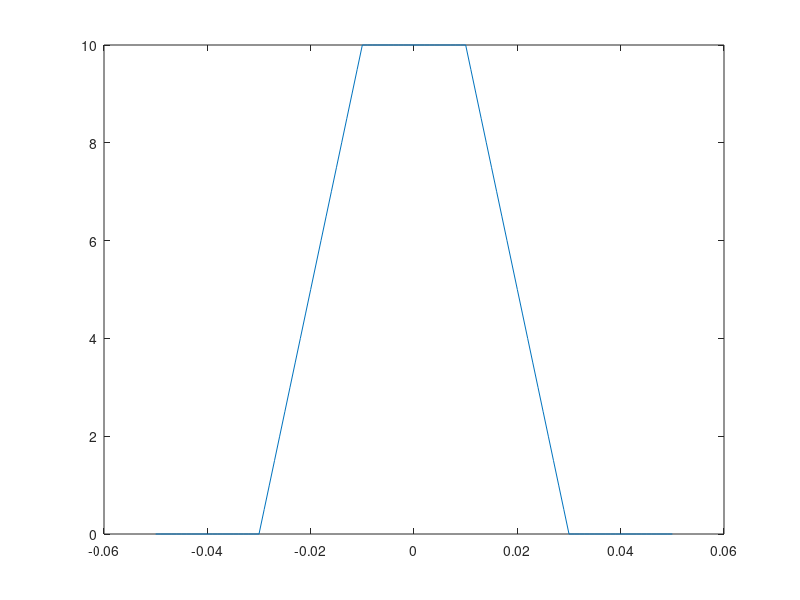

This figure's MATLAB source: (Note: this script raises an error after producing the figure.)
close all
clc
Fs = 1e3;
t = -50e-3:1/Fs:50e-3;
A = 10;
T1 = 20e-3;
T2 = 60e-3;
s = A * (T2*tripuls(t,T2) - T1*tripuls(t,T1))/(T2-T1);
g = figure();
plot(t, s);
s_f = figure();
spectrum(s',Fs);
xlim([0,150]);


saveas(g,'../fig/graph5','png');
saveas(s_f,'../fig/spec5','png');